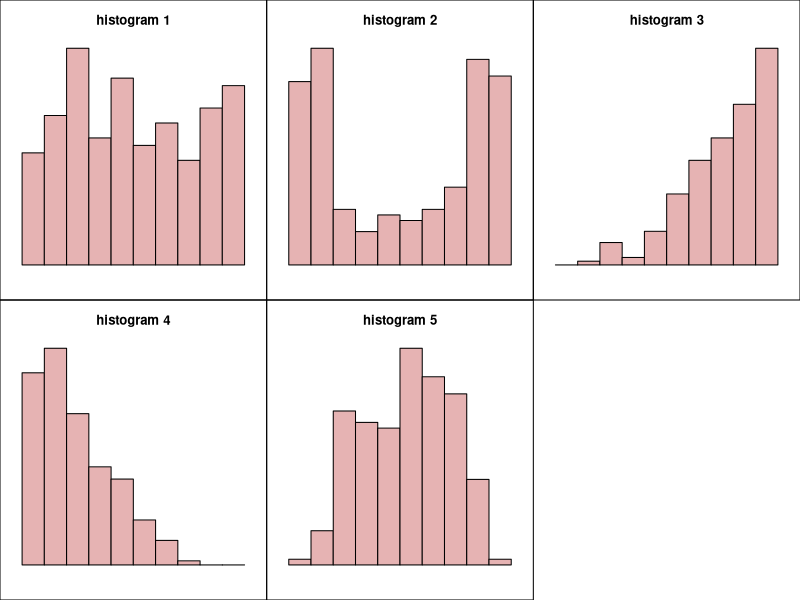

Generate this figure with R:
## ---- chunk 1
types = c("Bell","Uniform","Bimodal","Right-skew","Left-skew")

n = 200
beta1 = c(3,1,0.6,1.2,4)
beta2 = c(3,1,0.6,4,1.2)

bell = round(rbeta(n,beta1[1],beta2[1])*10,2)
uniform = round(rbeta(n,beta1[2],beta2[2])*10,2)
bimodal = sample(1:9,n,TRUE,c(0.3,0.1,0.05,0.04,0.02,0.04,0.05,0.1,0.3))+runif(n,-1,1)
right_skew = round(rbeta(n,beta1[4],beta2[4])*10,2)
left_skew = round(rbeta(n,beta1[5],beta2[5])*10,2)

data = data.frame(bell,uniform,bimodal,right_skew,left_skew)

ord = sample(1:5)
type = sample(1:5,1)

i = 1:n
x = data[,type]

ans1 = paste0((type==ord)*1,collapse="")
ans2 = paste0((1:5==type)*1,collapse="")
## ---- chunk 2
y = lapply(x, function(xx) sprintf("%5.2f",xx))
data2 = matrix(y,ncol=10)
knitr::kable(data2,format="html",table.attr='class="bordered-table"', align = "lcc",row.names=F)
## ---- chunk 3
par(mfrow=c(2,3))
for(j in 1:5){
  par(mar=c(2,1,3,1))
  i = ord[j]
  hist(data[,i],axes=F,xlim=c(0,10),breaks=0:10,main=paste0("histogram ",j),col=rgb(0.9,0.7,0.7))
  box("figure")
}
